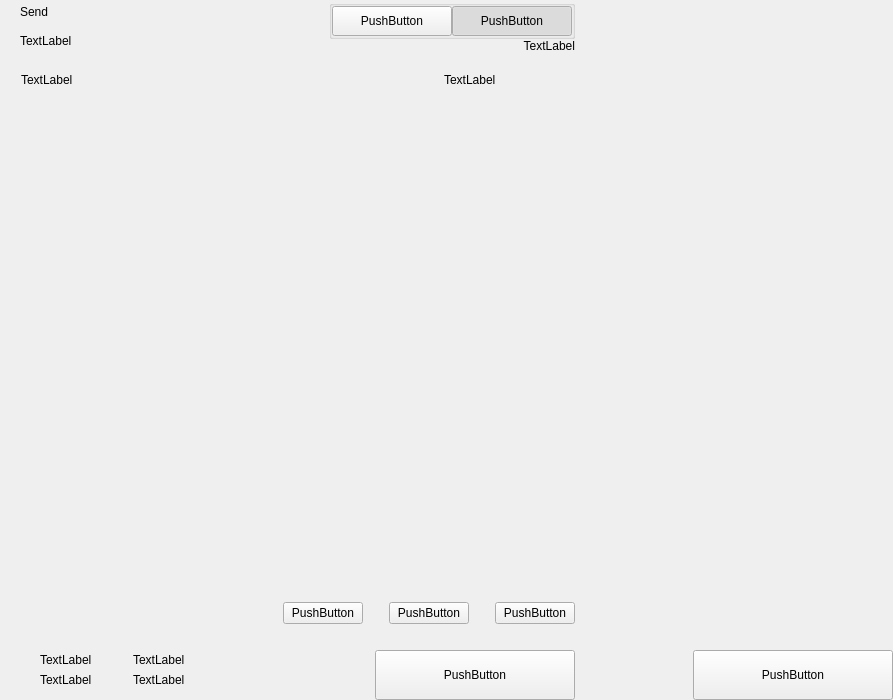
<?xml version="1.0" encoding="UTF-8"?>
<ui version="4.0">
 <class>send</class>
 <widget class="QWidget" name="send">
  <property name="geometry">
   <rect>
    <x>0</x>
    <y>0</y>
    <width>893</width>
    <height>700</height>
   </rect>
  </property>
  <property name="windowTitle">
   <string>Form</string>
  </property>
  <layout class="QHBoxLayout" name="horizontalLayout_2" stretch="2,1">
   <property name="spacing">
    <number>0</number>
   </property>
   <property name="leftMargin">
    <number>0</number>
   </property>
   <property name="topMargin">
    <number>0</number>
   </property>
   <property name="rightMargin">
    <number>0</number>
   </property>
   <property name="bottomMargin">
    <number>0</number>
   </property>
   <item>
    <widget class="QWidget" name="left" native="true">
     <layout class="QVBoxLayout" name="verticalLayout_3">
      <property name="spacing">
       <number>0</number>
      </property>
      <property name="leftMargin">
       <number>0</number>
      </property>
      <property name="topMargin">
       <number>0</number>
      </property>
      <property name="rightMargin">
       <number>0</number>
      </property>
      <property name="bottomMargin">
       <number>0</number>
      </property>
      <item>
       <layout class="QVBoxLayout" name="verticalLayout_22" stretch="0,0,0,1,0,0,0,0">
        <property name="spacing">
         <number>0</number>
        </property>
        <item>
         <layout class="QHBoxLayout" name="horizontalLayout_3">
          <property name="spacing">
           <number>0</number>
          </property>
          <property name="leftMargin">
           <number>20</number>
          </property>
          <property name="rightMargin">
           <number>20</number>
          </property>
          <item>
           <layout class="QVBoxLayout" name="verticalLayout">
            <property name="spacing">
             <number>5</number>
            </property>
            <item>
             <widget class="QLabel" name="labelTitle">
              <property name="text">
               <string>Send</string>
              </property>
              <property name="alignment">
               <set>Qt::AlignLeading|Qt::AlignLeft|Qt::AlignVCenter</set>
              </property>
             </widget>
            </item>
            <item>
             <widget class="QLabel" name="labelSubtitle1">
              <property name="text">
               <string>TextLabel</string>
              </property>
             </widget>
            </item>
           </layout>
          </item>
          <item>
           <spacer name="horizontalSpacer">
            <property name="orientation">
             <enum>Qt::Horizontal</enum>
            </property>
            <property name="sizeHint" stdset="0">
             <size>
              <width>40</width>
              <height>20</height>
             </size>
            </property>
           </spacer>
          </item>
          <item>
           <layout class="QVBoxLayout" name="verticalLayout_6">
            <property name="spacing">
             <number>0</number>
            </property>
            <item>
             <widget class="QGroupBox" name="groupBox">
              <property name="title">
               <string/>
              </property>
              <property name="alignment">
               <set>Qt::AlignLeading|Qt::AlignLeft|Qt::AlignTop</set>
              </property>
              <layout class="QHBoxLayout" name="horizontalLayout_4">
               <property name="spacing">
                <number>0</number>
               </property>
               <property name="leftMargin">
                <number>0</number>
               </property>
               <property name="topMargin">
                <number>0</number>
               </property>
               <property name="rightMargin">
                <number>0</number>
               </property>
               <property name="bottomMargin">
                <number>0</number>
               </property>
               <item>
                <widget class="QPushButton" name="pushLeft">
                 <property name="minimumSize">
                  <size>
                   <width>120</width>
                   <height>30</height>
                  </size>
                 </property>
                 <property name="maximumSize">
                  <size>
                   <width>120</width>
                   <height>30</height>
                  </size>
                 </property>
                 <property name="text">
                  <string>PushButton</string>
                 </property>
                 <property name="checkable">
                  <bool>true</bool>
                 </property>
                 <property name="autoExclusive">
                  <bool>true</bool>
                 </property>
                </widget>
               </item>
               <item>
                <widget class="QPushButton" name="pushRight">
                 <property name="minimumSize">
                  <size>
                   <width>120</width>
                   <height>30</height>
                  </size>
                 </property>
                 <property name="maximumSize">
                  <size>
                   <width>120</width>
                   <height>30</height>
                  </size>
                 </property>
                 <property name="text">
                  <string>PushButton</string>
                 </property>
                 <property name="checkable">
                  <bool>true</bool>
                 </property>
                 <property name="checked">
                  <bool>true</bool>
                 </property>
                 <property name="autoExclusive">
                  <bool>true</bool>
                 </property>
                </widget>
               </item>
              </layout>
             </widget>
            </item>
            <item>
             <widget class="QLabel" name="labelSubtitle2">
              <property name="text">
               <string>TextLabel</string>
              </property>
              <property name="alignment">
               <set>Qt::AlignRight|Qt::AlignTrailing|Qt::AlignVCenter</set>
              </property>
             </widget>
            </item>
           </layout>
          </item>
         </layout>
        </item>
        <item>
         <spacer name="verticalSpacer_2">
          <property name="orientation">
           <enum>Qt::Vertical</enum>
          </property>
          <property name="sizeType">
           <enum>QSizePolicy::Fixed</enum>
          </property>
          <property name="sizeHint" stdset="0">
           <size>
            <width>20</width>
            <height>20</height>
           </size>
          </property>
         </spacer>
        </item>
        <item>
         <layout class="QHBoxLayout" name="horizontalLayout" stretch="6,0,2">
          <property name="spacing">
           <number>0</number>
          </property>
          <property name="leftMargin">
           <number>10</number>
          </property>
          <property name="topMargin">
           <number>0</number>
          </property>
          <property name="rightMargin">
           <number>20</number>
          </property>
          <property name="bottomMargin">
           <number>0</number>
          </property>
          <item>
           <widget class="QLabel" name="labelSubtitleAddress">
            <property name="styleSheet">
             <string notr="true">margin-left:8px;</string>
            </property>
            <property name="text">
             <string>TextLabel</string>
            </property>
           </widget>
          </item>
          <item>
           <spacer name="horizontalSpacer_3">
            <property name="orientation">
             <enum>Qt::Horizontal</enum>
            </property>
            <property name="sizeType">
             <enum>QSizePolicy::Fixed</enum>
            </property>
            <property name="sizeHint" stdset="0">
             <size>
              <width>40</width>
              <height>1</height>
             </size>
            </property>
           </spacer>
          </item>
          <item>
           <widget class="QLabel" name="labelSubtitleAmount">
            <property name="text">
             <string>TextLabel</string>
            </property>
           </widget>
          </item>
         </layout>
        </item>
        <item>
         <widget class="QScrollArea" name="scrollArea">
          <property name="minimumSize">
           <size>
            <width>0</width>
            <height>350</height>
           </size>
          </property>
          <property name="styleSheet">
           <string notr="true">#scrollArea {
            background:transparent;
            margin-top:10px;
}</string>
          </property>
          <property name="horizontalScrollBarPolicy">
           <enum>Qt::ScrollBarAlwaysOff</enum>
          </property>
          <property name="sizeAdjustPolicy">
           <enum>QAbstractScrollArea::AdjustIgnored</enum>
          </property>
          <property name="widgetResizable">
           <bool>true</bool>
          </property>
          <property name="alignment">
           <set>Qt::AlignLeading|Qt::AlignLeft|Qt::AlignTop</set>
          </property>
          <widget class="QWidget" name="scrollAreaWidgetContents">
           <property name="geometry">
            <rect>
             <x>0</x>
             <y>0</y>
             <width>591</width>
             <height>16</height>
            </rect>
           </property>
           <property name="sizePolicy">
            <sizepolicy hsizetype="Preferred" vsizetype="Maximum">
             <horstretch>0</horstretch>
             <verstretch>0</verstretch>
            </sizepolicy>
           </property>
           <property name="autoFillBackground">
            <bool>false</bool>
           </property>
           <property name="styleSheet">
            <string notr="true">#scrollAreaWidgetContents {
             background:transparent;
             }</string>
           </property>
           <layout class="QVBoxLayout" name="verticalLayout_7">
            <property name="spacing">
             <number>0</number>
            </property>
            <property name="sizeConstraint">
             <enum>QLayout::SetDefaultConstraint</enum>
            </property>
            <property name="leftMargin">
             <number>0</number>
            </property>
            <property name="topMargin">
             <number>0</number>
            </property>
            <property name="rightMargin">
             <number>0</number>
            </property>
            <property name="bottomMargin">
             <number>0</number>
            </property>
           </layout>
          </widget>
         </widget>
        </item>
        <item>
         <spacer name="verticalSpacer_4">
          <property name="orientation">
           <enum>Qt::Vertical</enum>
          </property>
          <property name="sizeType">
           <enum>QSizePolicy::Fixed</enum>
          </property>
          <property name="sizeHint" stdset="0">
           <size>
            <width>20</width>
            <height>20</height>
           </size>
          </property>
         </spacer>
        </item>
        <item>
         <layout class="QHBoxLayout" name="horizontalLayout_20">
          <property name="spacing">
           <number>6</number>
          </property>
          <property name="rightMargin">
           <number>20</number>
          </property>
          <item>
           <spacer name="horizontalSpacer_4">
            <property name="orientation">
             <enum>Qt::Horizontal</enum>
            </property>
            <property name="sizeHint" stdset="0">
             <size>
              <width>40</width>
              <height>20</height>
             </size>
            </property>
           </spacer>
          </item>
          <item>
           <widget class="QPushButton" name="pushButtonFee">
            <property name="text">
             <string>PushButton</string>
            </property>
           </widget>
          </item>
          <item>
           <spacer name="horizontalSpacer_11">
            <property name="orientation">
             <enum>Qt::Horizontal</enum>
            </property>
            <property name="sizeType">
             <enum>QSizePolicy::Minimum</enum>
            </property>
            <property name="sizeHint" stdset="0">
             <size>
              <width>20</width>
              <height>20</height>
             </size>
            </property>
           </spacer>
          </item>
          <item>
           <widget class="QPushButton" name="pushButtonClear">
            <property name="layoutDirection">
             <enum>Qt::RightToLeft</enum>
            </property>
            <property name="text">
             <string>PushButton</string>
            </property>
           </widget>
          </item>
          <item>
           <spacer name="horizontalSpacer_6">
            <property name="orientation">
             <enum>Qt::Horizontal</enum>
            </property>
            <property name="sizeType">
             <enum>QSizePolicy::Fixed</enum>
            </property>
            <property name="sizeHint" stdset="0">
             <size>
              <width>20</width>
              <height>20</height>
             </size>
            </property>
           </spacer>
          </item>
          <item>
           <widget class="QPushButton" name="pushButtonAddRecipient">
            <property name="text">
             <string>PushButton</string>
            </property>
           </widget>
          </item>
         </layout>
        </item>
        <item>
         <spacer name="verticalSpacer">
          <property name="orientation">
           <enum>Qt::Vertical</enum>
          </property>
          <property name="sizeType">
           <enum>QSizePolicy::Fixed</enum>
          </property>
          <property name="sizeHint" stdset="0">
           <size>
            <width>20</width>
            <height>16</height>
           </size>
          </property>
         </spacer>
        </item>
        <item>
         <layout class="QHBoxLayout" name="horizontalLayout_7">
          <property name="rightMargin">
           <number>20</number>
          </property>
          <item>
           <layout class="QHBoxLayout" name="horizontalLayout_10">
            <property name="spacing">
             <number>0</number>
            </property>
            <property name="leftMargin">
             <number>8</number>
            </property>
            <item>
             <widget class="QStackedWidget" name="stackedWidget">
              <property name="minimumSize">
               <size>
                <width>0</width>
                <height>60</height>
               </size>
              </property>
              <property name="maximumSize">
               <size>
                <width>16777215</width>
                <height>60</height>
               </size>
              </property>
              <widget class="QWidget" name="page1">
               <layout class="QVBoxLayout" name="verticalLayout_71" stretch="0">
                <property name="spacing">
                 <number>6</number>
                </property>
                <property name="leftMargin">
                 <number>12</number>
                </property>
                <property name="topMargin">
                 <number>0</number>
                </property>
                <property name="rightMargin">
                 <number>0</number>
                </property>
                <property name="bottomMargin">
                 <number>0</number>
                </property>
                <item>
                 <widget class="QWidget" name="coinWidget" native="true">
                  <property name="minimumSize">
                   <size>
                    <width>0</width>
                    <height>60</height>
                   </size>
                  </property>
                  <property name="maximumSize">
                   <size>
                    <width>16777215</width>
                    <height>60</height>
                   </size>
                  </property>
                  <layout class="QHBoxLayout" name="horizontalLayout_9">
                   <property name="spacing">
                    <number>0</number>
                   </property>
                   <property name="leftMargin">
                    <number>20</number>
                   </property>
                   <property name="topMargin">
                    <number>10</number>
                   </property>
                   <property name="rightMargin">
                    <number>20</number>
                   </property>
                   <property name="bottomMargin">
                    <number>10</number>
                   </property>
                   <item>
                    <layout class="QVBoxLayout" name="verticalSend">
                     <property name="spacing">
                      <number>0</number>
                     </property>
                     <item>
                      <widget class="QLabel" name="labelTitleTotalSend">
                       <property name="text">
                        <string>TextLabel</string>
                       </property>
                      </widget>
                     </item>
                     <item>
                      <widget class="QLabel" name="labelAmountSend">
                       <property name="text">
                        <string>TextLabel</string>
                       </property>
                      </widget>
                     </item>
                    </layout>
                   </item>
                   <item>
                    <spacer name="horizontalSpacer_9">
                     <property name="orientation">
                      <enum>Qt::Horizontal</enum>
                     </property>
                     <property name="sizeType">
                      <enum>QSizePolicy::Fixed</enum>
                     </property>
                     <property name="sizeHint" stdset="0">
                      <size>
                       <width>20</width>
                       <height>20</height>
                      </size>
                     </property>
                    </spacer>
                   </item>
                   <item>
                    <widget class="QLabel" name="labelLine">
                     <property name="minimumSize">
                      <size>
                       <width>1</width>
                       <height>0</height>
                      </size>
                     </property>
                     <property name="maximumSize">
                      <size>
                       <width>1</width>
                       <height>16777215</height>
                      </size>
                     </property>
                     <property name="text">
                      <string/>
                     </property>
                    </widget>
                   </item>
                   <item>
                    <spacer name="horizontalSpacer_10">
                     <property name="orientation">
                      <enum>Qt::Horizontal</enum>
                     </property>
                     <property name="sizeType">
                      <enum>QSizePolicy::Fixed</enum>
                     </property>
                     <property name="sizeHint" stdset="0">
                      <size>
                       <width>20</width>
                       <height>20</height>
                      </size>
                     </property>
                    </spacer>
                   </item>
                   <item>
                    <layout class="QVBoxLayout" name="verticalRemaining">
                     <property name="spacing">
                      <number>0</number>
                     </property>
                     <item>
                      <widget class="QLabel" name="labelTitleTotalRemaining">
                       <property name="text">
                        <string>TextLabel</string>
                       </property>
                      </widget>
                     </item>
                     <item>
                      <widget class="QLabel" name="labelAmountRemaining">
                       <property name="text">
                        <string>TextLabel</string>
                       </property>
                      </widget>
                     </item>
                    </layout>
                   </item>
                  </layout>
                 </widget>
                </item>
               </layout>
              </widget>
              <widget class="QWidget" name="page_2"/>
             </widget>
            </item>
           </layout>
          </item>
          <item>
           <spacer name="horizontalSpacer_5">
            <property name="orientation">
             <enum>Qt::Horizontal</enum>
            </property>
            <property name="sizeType">
             <enum>QSizePolicy::Expanding</enum>
            </property>
            <property name="sizeHint" stdset="0">
             <size>
              <width>40</width>
              <height>20</height>
             </size>
            </property>
           </spacer>
          </item>
          <item alignment="Qt::AlignBottom">
           <widget class="QPushButton" name="pushButtonSave">
            <property name="minimumSize">
             <size>
              <width>200</width>
              <height>50</height>
             </size>
            </property>
            <property name="maximumSize">
             <size>
              <width>200</width>
              <height>50</height>
             </size>
            </property>
            <property name="text">
             <string>PushButton</string>
            </property>
           </widget>
          </item>
         </layout>
        </item>
       </layout>
      </item>
     </layout>
    </widget>
   </item>
   <item>
    <widget class="QWidget" name="right" native="true">
     <layout class="QVBoxLayout" name="verticalLayout_5">
      <property name="leftMargin">
       <number>0</number>
      </property>
      <property name="topMargin">
       <number>0</number>
      </property>
      <property name="rightMargin">
       <number>0</number>
      </property>
      <property name="bottomMargin">
       <number>0</number>
      </property>
      <item>
       <layout class="QVBoxLayout" name="verticalLayout_4">
        <property name="spacing">
         <number>6</number>
        </property>
        <item>
         <widget class="OptionButton" name="btnCoinControl" native="true">
          <property name="minimumSize">
           <size>
            <width>0</width>
            <height>50</height>
           </size>
          </property>
         </widget>
        </item>
        <item>
         <widget class="OptionButton" name="btnChangeAddress" native="true">
          <property name="minimumSize">
           <size>
            <width>0</width>
            <height>50</height>
           </size>
          </property>
         </widget>
        </item>
        <item>
         <widget class="OptionButton" name="btnUri" native="true">
          <property name="minimumSize">
           <size>
            <width>0</width>
            <height>50</height>
           </size>
          </property>
         </widget>
        </item>
        <item>
         <spacer name="verticalSpacer_5">
          <property name="orientation">
           <enum>Qt::Vertical</enum>
          </property>
          <property name="sizeHint" stdset="0">
           <size>
            <width>20</width>
            <height>40</height>
           </size>
          </property>
         </spacer>
        </item>
        <item>
         <layout class="QHBoxLayout" name="horizontalLayout_8">
          <item>
           <spacer name="horizontalSpacer_7">
            <property name="orientation">
             <enum>Qt::Horizontal</enum>
            </property>
            <property name="sizeHint" stdset="0">
             <size>
              <width>40</width>
              <height>20</height>
             </size>
            </property>
           </spacer>
          </item>
          <item>
           <widget class="QPushButton" name="pushButtonReset">
            <property name="minimumSize">
             <size>
              <width>200</width>
              <height>50</height>
             </size>
            </property>
            <property name="maximumSize">
             <size>
              <width>200</width>
              <height>50</height>
             </size>
            </property>
            <property name="text">
             <string>PushButton</string>
            </property>
           </widget>
          </item>
         </layout>
        </item>
       </layout>
      </item>
     </layout>
    </widget>
   </item>
  </layout>
 </widget>
 <customwidgets>
  <customwidget>
   <class>OptionButton</class>
   <extends>QWidget</extends>
   <header>qt/domo/optionbutton.h</header>
   <container>1</container>
  </customwidget>
 </customwidgets>
 <resources/>
 <connections/>
</ui>
